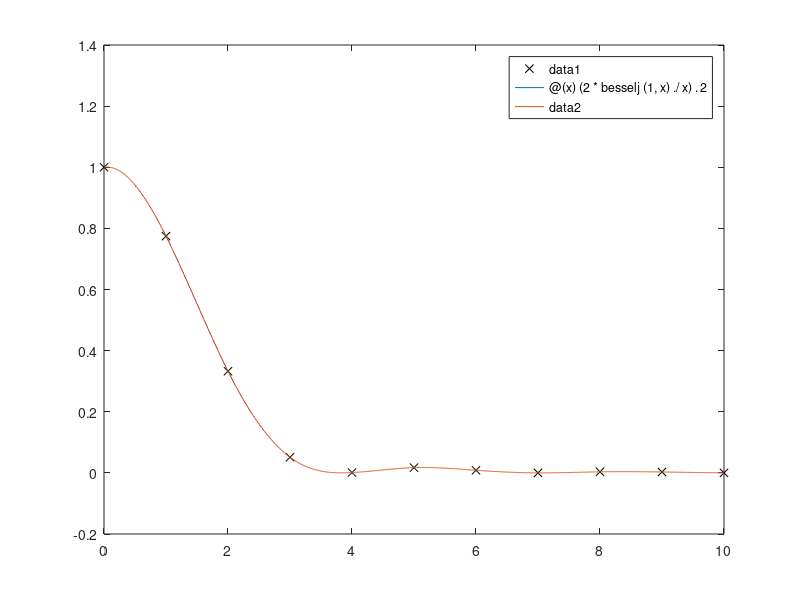
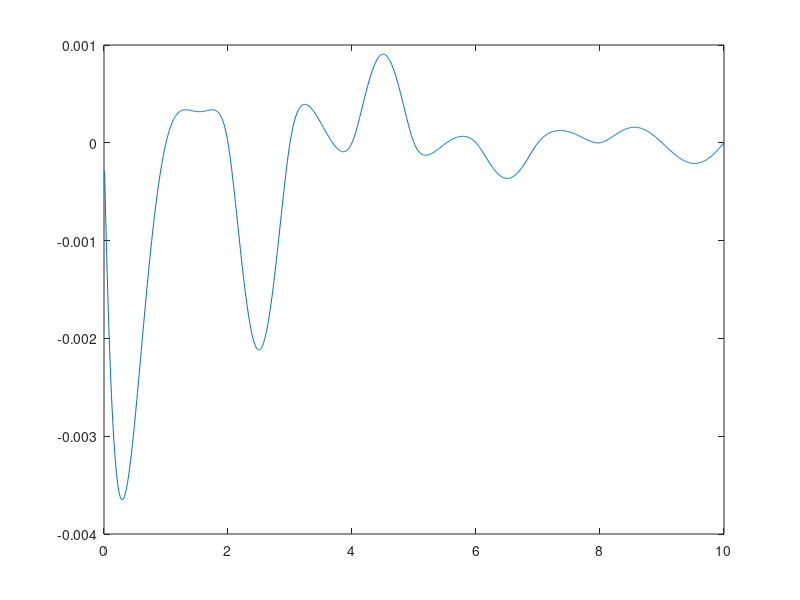

MATLAB code for these plots, in order:
% Title
% Kai brooks
% 8 Apr 2019
% Description
%

clc
close all
clear all
format

f=@(x) (2*besselj(1,x)./x).^2;
x=0:10;
x(1)=1E-6;
plot(x,f(x),'kx')
hold on
fplot(f,[0 10])

xf=0:.01:10;
plot(xf,spline(x,f(x),xf))   

figure
plot(xf,f(xf)-spline(x,f(x),xf)) % Plot difference between spline and function

% Spline fits a cubic polynomial between points and makes derivitive at
% each point continuous. Requires 4 constants


f(x)